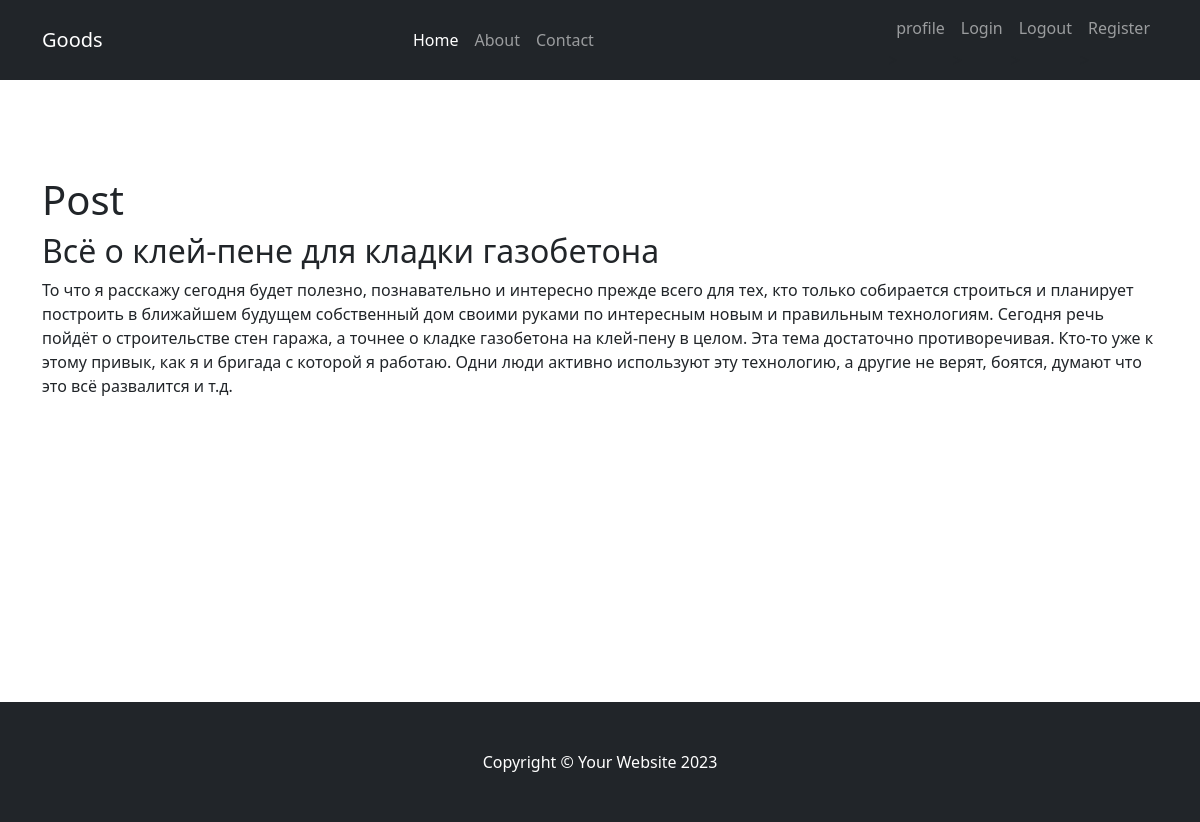
/posts/1, run on the app's committed database.
### newspaper/models.py (models this page shows, shortened)
class Post(models.Model):
    NEWS = 'NW'
    POST = 'PT'
    POSTS = [
        (NEWS, 'news'),
        (POST, 'post')
    ]
    author = models.ForeignKey(
        Author, on_delete=models.CASCADE, verbose_name='Автор')
    post_type = models.CharField(
        max_length=2, choices=POSTS, default=NEWS, verbose_name='Тип статьи')
    data_post_creation = models.DateTimeField(
        auto_now_add=True, verbose_name='Дата публикации')
    title = models.CharField(max_length=255, verbose_name='Заголовок')
    text = models.TextField()
    rating_post = models.IntegerField(default=0)
    category = models.ManyToManyField('Category', through='PostCategory')
    class Meta:
        verbose_name = 'Новость'
        verbose_name_plural = 'Новости'

### newspaper/views.py (the view)
# urls.py: path('<int:pk>', PostDetailView.as_view(), name='post_detail'),
class PostDetailView(DetailView):
    model = Post
    template_name = 'newspaper/post.html'
    context_object_name = 'post'

### newspaper/templates/newspaper/post.html (shortened to what this page needs)
{% extends 'layout/base.html' %}
{% block content %}
<h1>Post</h1>
<h2>{{ post.title }}</h2>
<p>
    {{ post.text }}
</p>
{% endblock content %}

### templates/layout/base.html (shortened to what this page needs)
<!DOCTYPE html>
{% load static %}
<html lang="en">
    <head>
        <link href="{% static 'css/styles.css' %}" rel="stylesheet" />
    </head>
    <body>
        {% include './parts/header.html' %}
        <section class="py-5">
            <div class="container my-5">
                <div class="row justify-content-center">
                    {% block content %}
                    {% endblock content %}
                </div>
            </div>
        </section>
        <section class="py-5">
        </section>
        {% include './parts/footer.html' %}
    </body>
</html>

### templates/layout/parts/header.html (shortened to what this page needs)
 <nav class="navbar navbar-expand-lg navbar-dark bg-dark">
    <div class="container">
        <a class="navbar-brand" href="/posts">Goods</a>
        <div class="collapse navbar-collapse" id="navbarSupportedContent">
            <ul class="navbar-nav ms-auto mb-2 mb-lg-0">
                <li class="nav-item"><a class="nav-link active" aria-current="page" href="/main">Home</a></li>
                <li class="nav-item"><a class="nav-link" href="/about">About</a></li>
                <li class="nav-item"><a class="nav-link" href="/contact">Contact</a></li>
            </ul>
            <ul class="navbar-nav ms-auto mb-2 mb-lg-0">
                <li class="nav-item"><a class="nav-link" href="/protect/">profile</a>></li>
                <li class="nav-item"><a class="nav-link" href="/accounts/login/">Login</a>></li>
                <li class="nav-item"><a class="nav-link" href="/accounts/logout/">Logout</a>></li>
                <li class="nav-item"><a class="nav-link" href="/accounts/signup/">Register</a>></li>
            </ul>
        </div>
    </div>
</nav>

### templates/layout/parts/footer.html
<footer class="py-5 bg-dark">
    <div class="container"><p class="m-0 text-center text-white">Copyright &copy; Your Website 2023</p></div>
</footer>

### data on the page
Post: title "Всё о клей-пене для кладки газобетона", text "То что я расскажу сегодня будет полезно, познавательно и интересно прежде всего для тех, кто только собирается строиться и планирует построить в ближайшем будущем собственный дом своими руками по интересным новым и правильным технологиям. Сегодня речь пойдёт о строительстве стен гаража, а точнее о кладке газобетона на клей-пену в целом. Эта тема достаточно противоречивая. Кто-то уже к этому привык, как я и бригада с которой я работаю. Одни люди активно используют эту технологию, а другие не верят, боятся, думают что это всё развалится и т.д."
